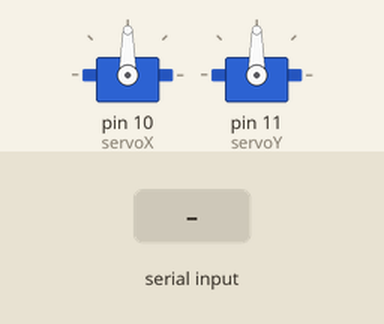
A sketch run on a simulated Arduino Uno, built with avr-gcc and run on an emulated ATmega328P. On the bench: 2 × servo. The inputs (shaded band) are chosen by the test bench.

Above: at 1.2 s.
1.3 s: ",\n" received over the second serial link
At 2.1 s:
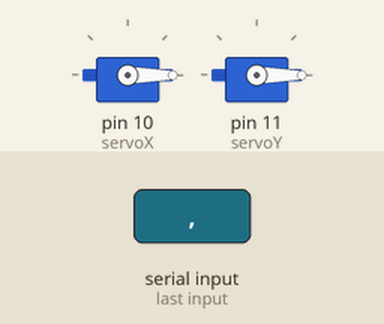
2.8 s: "90,45\n" received over the second serial link
At 3.3 s:
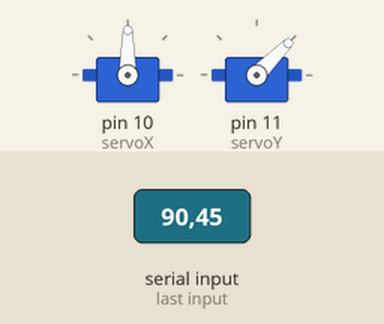
4.3 s: "30,150\n" received over the second serial link
At 5.5 s:
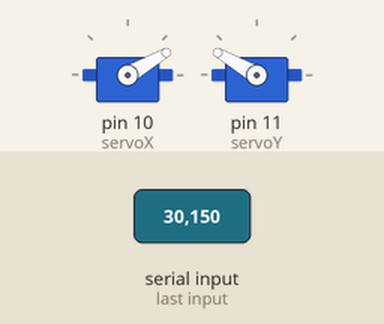
5.8 s: "5\n" received over the second serial link
At 6.7 s:
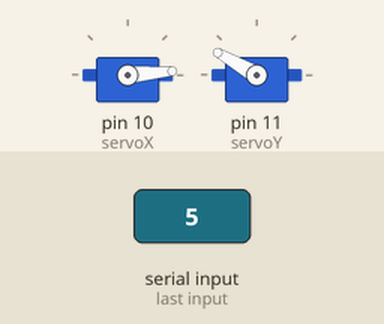
7.3 s: "90\n" received over the second serial link
At 7.9 s:
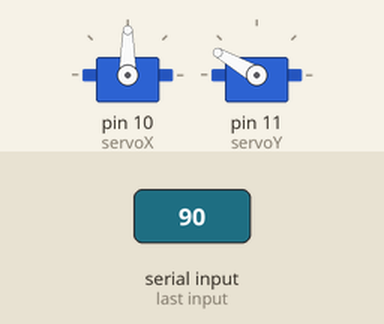
8.8 s: "200\n" received over the second serial link
At 10.2 s:
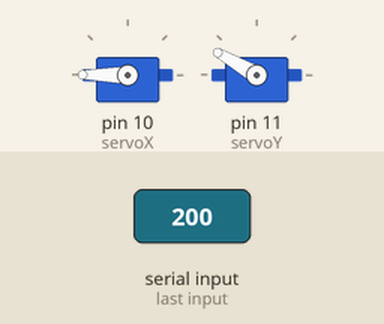
Timing chart, 0 to 11.3 s (numbered marks = the images above; inputs shaded):
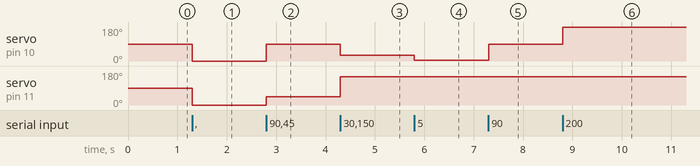

Measured:
- after the input at 1.3 s, servo on pin 10 (servoX), servo on pin 11 (servoY): 90° → 0° at once
- after the input at 2.8 s, servo on pin 10 (servoX): 0° → 90° at once; servo on pin 11 (servoY): 0° → 45° at once
- after the input at 4.3 s, servo on pin 10 (servoX): 90° → 30° at once; servo on pin 11 (servoY): 45° → 150° at once
- after the input at 5.8 s, servo on pin 10 (servoX): 30° → 5° at once
- after the input at 7.3 s, servo on pin 10 (servoX): 5° → 90° at once
- after the input at 8.8 s, servo on pin 10 (servoX): 90° → 180° at once

The sketch:

motion.ino
```cpp
#include <SoftwareSerial.h>   // 引用軟體序列埠程式庫
#include <Servo.h>          // 伺服馬達程式庫

// 定義連接藍牙模組的序列埠
SoftwareSerial BT(8, 9);  // 接收腳, 傳送腳
Servo servoX, servoY;    // 宣告兩個伺服馬達物件

char servo[2][4];  // 儲存序列字元資料的2×4二維陣列
byte i = 0;       // 二維陣列的索引值
byte j = 0;
int posX = 90;    // 伺服馬達的轉動值，預設為中間值。
int posY = 90;

void checkSerial() {
   char val;

   if (BT.available()) {
    val = BT.read();
    // 確認資料值介於'0'和'9'…
    if(val >= '0' && val <= '9') {
      servo[i][j] = val; // 存入陣列
      j ++;
    // 若遇到分隔字元…
    } else if (val == ',') {
      servo[i][j] = '\0';  // 插入字串結尾
      i++;    // 移到第二維陣列
      j = 0;  // 從頭開始存入
    // 若遇到結尾字元…
    } else if (val == '\n') {
      servo[i][j] = '\0';  // 插入字串結尾
      i = 0;
      j = 0;
      // 把兩個字串值轉成數字
      posX = atoi(servo[0]);
      posY = atoi(servo[1]);
    }
  }
}

void setup() {
  servoX.attach(10);  // 設定伺服馬達的接腳
  servoY.attach(11);

  // 設定藍牙模組的連線速率
  BT.begin(9600);
}

void loop() {
  checkSerial();       // 不斷確認是否有新資料傳入的自訂函式

  servoX.write(posX);  // 控制伺服馬達
  servoY.write(posY);
}
```
